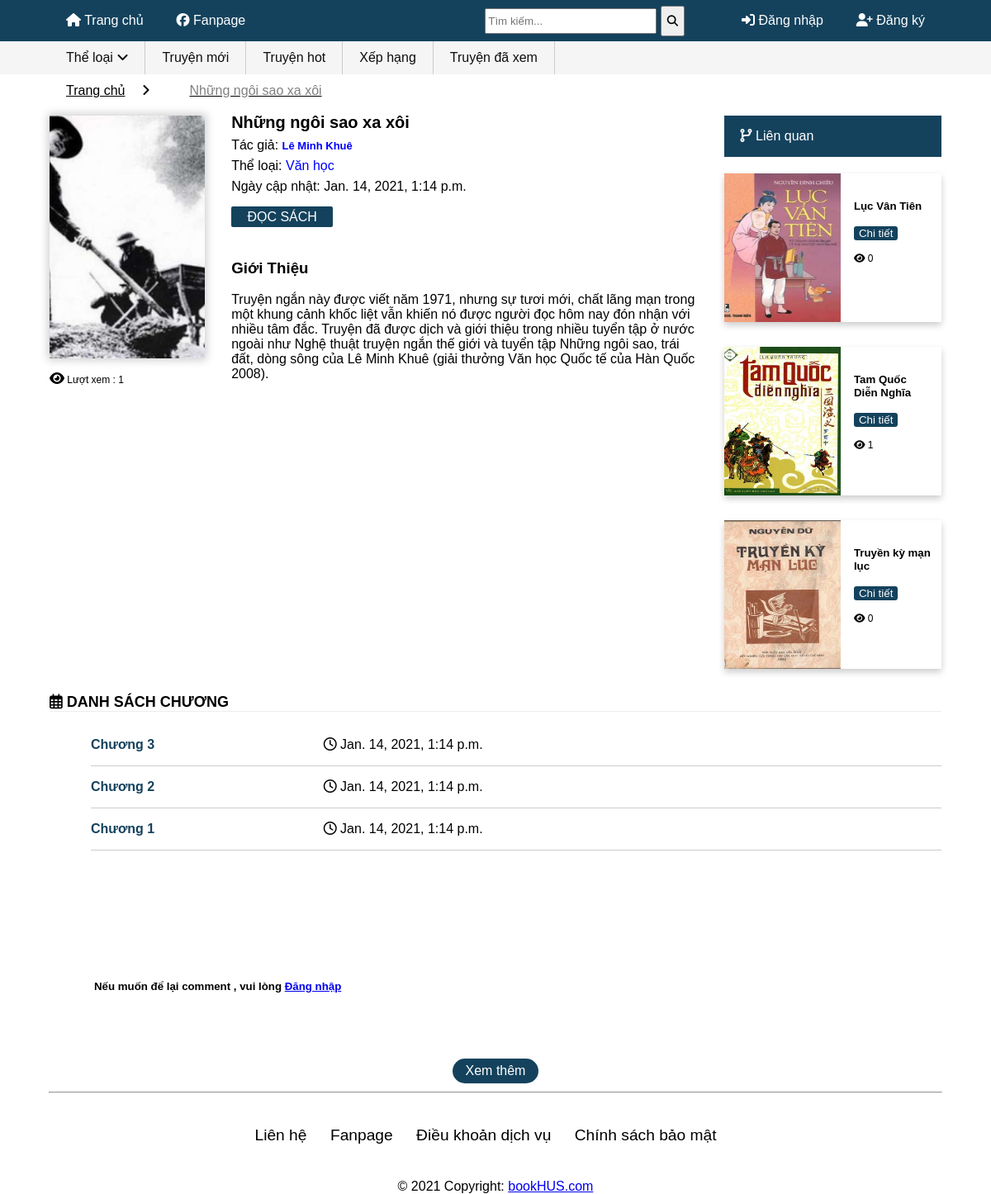
The app's page /chap/27 with its own data.
### home/models.py (models this page shows, shortened)
class Book(models.Model):
    status_choice = ((0,"Đang ra"),(1,"Đã hoàn thành"),(2,"Tạm ngưng"))
    BookName = models.CharField(max_length=100)
    createDate = models.DateTimeField(default=datetime.datetime.now())
    imageBook = models.ImageField(upload_to='image/%Y/%m/%d/',blank=True,null=True)
    author = models.ForeignKey(Author,on_delete=models.CASCADE,default= None,blank=True,null=True)
    category = models.ManyToManyField(Category)
    status = models.IntegerField(choices=status_choice,default=0)
    description = models.TextField(default="Đang cập nhật",max_length = 2000)
    click = models.IntegerField(default=0)

class Author(models.Model):
    Name = models.CharField(max_length=100)
    birth = models.DateField(default=None,null=True,blank=True)
    def __str__(self):
        return self.Name

class Category(models.Model):
    name = models.CharField(max_length=50)
    description = models.TextField(default="Đang cập nhật",max_length = 2000)

class Chapter(models.Model):
    def book_upload(self, filename):# Tạo vị trí lưu của chapter ứng với truyện
        self.book.createDate = self.time_pub
        self.book.save()
        return osjoin(str(self.book.BookName),filename)
    book = models.ForeignKey(Book,on_delete=models.CASCADE)
    title = models.CharField(max_length=100)
    content = models.FileField(upload_to=book_upload,validators=[validate_ContentChapter]) #documents/%Y/%m/%d/:Chỉ định nơi lưu file , tệp documents sẽ dc tạo tự động trong media
    order = models.IntegerField(default=0)
    time_pub = models.DateTimeField(default=datetime.datetime.now())
    class Meta:
        ordering = ["order"]

### home/views.py (the view)
# urls.py: path('chap/<int:id>',views.chaptest,name ='chap'),
def chaptest(request,id): #Hiển thị danh sách chương
    book = Book.objects.get(pk=id)
    book.click +=1
    book.save()
    cate = Category.objects.all()
    catesame = book.category.all()[0]
    booksame = catesame.book_set.all().exclude(pk = book.id).order_by('-createDate')
    if len(booksame) >=4:
        bsame = booksame[0:3]
    elif len(booksame) < 4 and len(booksame)>0:
        bsame = booksame[0:len(booksame)]
    else:
        bsame = None
    chap = book.chapter_set.all().order_by('-order')
    first = chap[len(chap)-1]
    form = CommentForm()
    comment = book.comment.all().order_by('-time_pub')
    if request.method == "POST":
        form = CommentForm(request.POST,author=request.user,book = book) # author=request.user,book = book  viết như vậy dữ liệu sẽ đc lưu trong **kwargs
        if form.is_valid():
            form.save()
            return HttpResponseRedirect(request.path)
    context = {'book': book, 'chap': chap,'form':form,'comment':comment,'cate':cate,'first':first,'booksame':bsame}
    return render(request,'chaptest.html',context)

### home/form.py (shortened to what this page needs)
class CommentForm(forms.ModelForm):
    def __init__(self,*args,**kwargs):
        self.author = kwargs.pop("author",None)
        self.book = kwargs.pop("book",None)
        super().__init__(*args,**kwargs) # Chạy lại hàm cha
    class Meta:
        model = Comment
        fields = ["content"] #Chỉ hiện trường content của model

### home/templates/chaptest.html (shortened to what this page needs)
{% extends "base.html" %}
{% block content%}
{% load static %}
<link rel="stylesheet" type="text/css" href={% static 'css/infor.css' %}>
<div id="content">
    <div class="breadcrumb w-breadcrumb">
        <div class="container">
            <ul class="row">
                <li>
                    <a href="/">Trang chủ</a><i class="fas fa-angle-right"></i>
                </li>
                <span class="breadcrumb-divider"></span>
                <li class="active">
                    <a href="#">{{ book.BookName}}</a>
                </li>
            </ul>
        </div>
    </div>
    <div class="p20 bg-white content-col relative">
        <div class="infor">
            <div class="book-thumb " style="position:relative;">
                <img src='{{book.imageBook.url}}' class="img-fluid box-shadow-bold">
                <div class="book-interactive">
                    <span class="view">
                        <i class="fas fa-eye"></i> Lượt xem : {{book.click}}
                    </span>
                </div>
            </div>
            <div class="book-info">
                <div class="book-info-text">
                    <h1>{{ book.BookName}}</h1>
                    <div class="book-info-line">
                        <span>Tác giả:</span>
                        <h3 class="detail-tag"><a style="color:blue" class="author-detail hightlight click_author_info"
                                href="{% url 'tacgia' book.author %}">{{book.author}}</a></h3>
                    </div>
                    <p>Thể loại:
                        {% for i in book.category.all %}
                        <a style="color:blue" class="category-detail hightlight click_category"
                            href="{% url 'theloai' i.name %}">{{i.name}} &nbsp;</a>
                        {% endfor %}
                    </p>
                    <p>Ngày cập nhật: {{ book.createDate }}</p>
                </div>
                <div class="ga_click" data-gacategory="convert web" data-gaaction="click book" data-galabel="read">
                    <a class="book-info-link" href="{% url 'noidung' first.id %}">Đọc
                        sách</a>
                </div>
                <div class="clearfix"></div>
                <div id="book-desc" class="boxcontentdesc text-justify short radio-b-desc pb20 book-info-desc">
                    <div class="desc-full">
                        <h3>Giới Thiệu</h3>
                        <p>{{ book.description}}
                        </p>
                    </div>
                </div>
            </div>
            <div class="right">
                <nav class="navbar">
                    <a class="de_xuat"><i class='fas fa-code-branch'></i> Liên quan</a>
                </nav>
                {% if booksame %}
                <div class="card-group">
                    {% for i in booksame %}
                    <div class="card">
                        <div style="float:left;width:90%">
                            <a href="{% url 'chap' i.id %}"><img src="{{ i.imageBook.url }}" alt="Avatar"></a>
                        </div>
                        <div class="container1">
                            <h5><b>{{i.BookName}}</b></h5>
                            <p><button><a class="chitiet" href="{% url 'chap' i.id %}">Chi tiết</a></button></p>
                            <span class="view">
                                <i class="fas fa-eye"></i> {{i.click}}
                            </span>
                        </div>
                    </div>
                    {% endfor %}
                </div>
                {% endif %}
            </div>
        </div>
        <div class="c-blog__heading style-2 font-heading">
            <h2 class="h4">
                <i class="far fa-calendar-alt"></i>
                DANH SÁCH CHƯƠNG
            </h2>
        </div>
        <div class="listing-chapters_wrap show-more">
            <ul class="main version-chap">
                {% for j in chap %}
                <li class="wp-manga-chapter free-chap">
                    <a href="{% url 'noidung' j.id %}">
                        {{ j.title }}
                    </a>
                    <span class="chapter-release-date">
                        <i class="far fa-clock"></i> {{ j.time_pub }}
                    </span>
                </li>
                {% endfor %}
            </ul>
        </div>
    </div>
    <div id="comment">
        {% if user.username%}
        <div class="card-box" id="comments">
            <header>
                <h3><i class="far fa-comment-alt"></i>Bình Luận</h3>
            </header>
            <form class="comment-form" method="post" action="{% url 'chap' book.id %}"> <input type="hidden"
                    name="storyID" id="storyID" value="16815">
                {% csrf_token %}
                <input type="hidden" name="replyTo" value="Bình luận"> <textarea aria-label="Bình luận" id="id_content"
                    name="content" placeholder="Bình luận tại đây!"></textarea>
                <div class="text-right"><button type="submit">Gửi</button></div>
            </form>
            <div id="rating">
                <b>Đánh giá truyện nhé <span style='font-size:16px;'>&#128521;</span></b>
                <input type="radio" id="star5" name="rating" value="5" />
                <label class="full" for="star5" title="Awesome - 5 stars"></label>
                <input type="radio" id="star4" name="rating" value="4" />
                <label class="full" for="star4" title="Pretty good - 4 stars"></label>
                <input type="radio" id="star3" name="rating" value="3" />
                <label class="full" for="star3" title="Meh - 3 stars"></label>
                <input type="radio" id="star2" name="rating" value="2" />
                <label class="full" for="star2" title="Kinda bad - 2 stars"></label>
                <input type="radio" id="star1" name="rating" value="1" />
                <label class="full" for="star1" title="Sucks big time - 1 star"></label>
            </div>
            {% else %}
            <h5>Nếu muốn để lại comment , vui lòng <a href="{% url 'dangnhap' %}" style="decoration:none">Đăng nhập</a>
            </h5>
            {% endif %}
            <ul id="comment-list" class="comment-list">
            </ul>
            <div id="comment-more"><a id="more" href="#" data-paged="2" rel="nofollow">Xem thêm</a></div>
        </div>
    </div>
    {% endblock content%}

### home/static/css/style.css (style rules this page uses)
body { font-family: Arial; font-size: 16px; width: 100%; margin: 0px auto; }
.card-group { float: left; }
.card { float: left; height: 23rem; width: 11.25rem; box-shadow: 0 4px 8px 0 rgba(0,0,0,0.2); transition: 0.3s; margin-top: 20px; margin-bottom: 20px; margin-right: auto; line-height: 10px; }
.view { float: left; padding-right: 1rem; font-size: 0.75rem; }
.chitiet { text-decoration: none; color: white; display: block; width: 100%; }

### records on screen
Book: BookName "Những ngôi sao xa xôi", imageBook (picture), click "1", author "Lê Minh Khuê", createDate "Jan. 14, 2021, 1:14 p.m.", description "Truyện ngắn này được viết năm 1971, nhưng sự tươi mới, chất lãng mạn trong một khung cảnh khốc liệt vẫn khiến nó được người đọc hôm nay đón nhận với nhiều tâm đắc. Truyện đã được dịch và giới thiệu trong nhiều tuyển tập ở nước ngoài như Nghệ thuật truyện ngắn thế giới và tuyển tập Những ngôi sao, trái đất, dòng sông của Lê Minh Khuê (giải thưởng Văn học Quốc tế của Hàn Quốc 2008)."
Category: name "Văn học"
Book: imageBook (picture), BookName "Lục Vân Tiên", click "0"
Book: imageBook (picture), BookName "Tam Quốc Diễn Nghĩa", click "1"
Book: imageBook (picture), BookName "Truyền kỳ mạn lục", click "0"
Chapter: title "Chương 3", time_pub "Jan. 14, 2021, 1:14 p.m."
Chapter: title "Chương 2", time_pub "Jan. 14, 2021, 1:14 p.m."
Chapter: title "Chương 1", time_pub "Jan. 14, 2021, 1:14 p.m."
